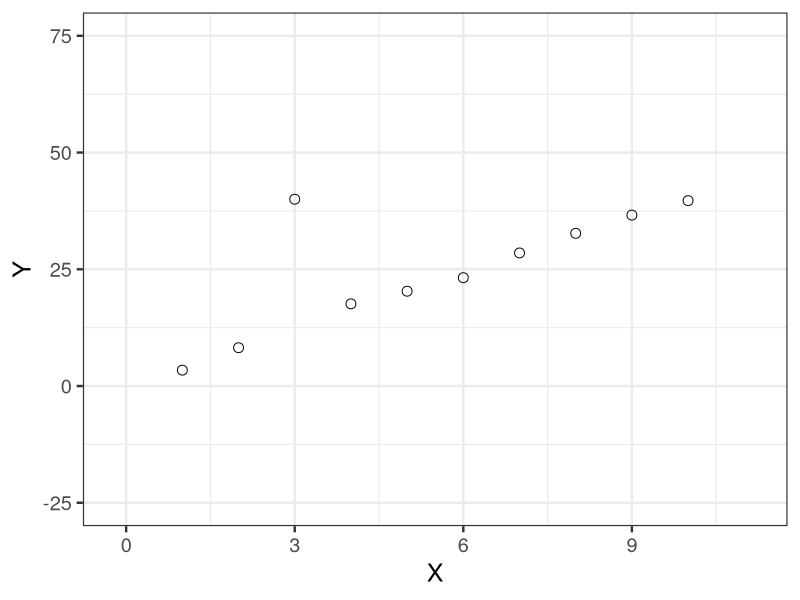

The R script that drew this image:
library(ggplot2)

d <- read.csv(file='input/data-outlier.csv')

p <- ggplot(data=d, aes(x=X, y=Y)) +
  theme_bw(base_size=18) +
  geom_point(shape=1, size=3) +
  labs(x='X', y='Y') +
  coord_cartesian(xlim=c(-0.2, 11.2), ylim=c(-25, 75))
ggsave(p, file='output/fig7-10.png', dpi=300, w=4, h=3)
